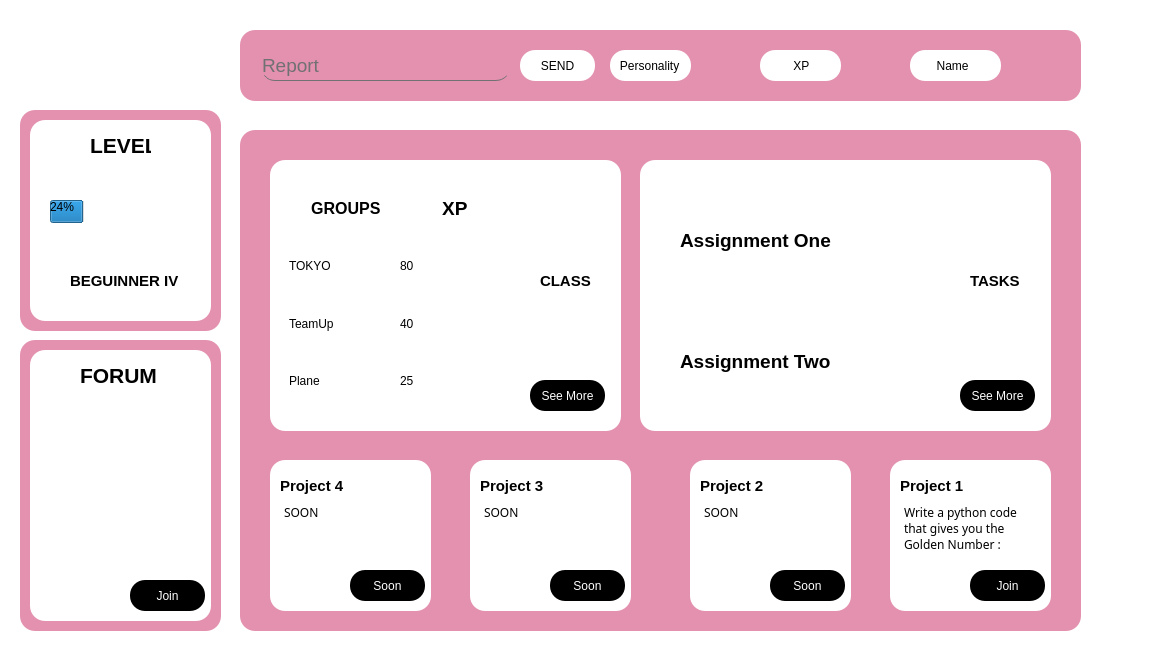
<?xml version="1.0" encoding="UTF-8"?>
<ui version="4.0">
 <class>MainWindow</class>
 <widget class="QMainWindow" name="MainWindow">
  <property name="geometry">
   <rect>
    <x>0</x>
    <y>0</y>
    <width>1155</width>
    <height>663</height>
   </rect>
  </property>
  <property name="windowTitle">
   <string>MainWindow</string>
  </property>
  <property name="styleSheet">
   <string notr="true">*{
background:white;
}</string>
  </property>
  <widget class="QWidget" name="centralwidget">
   <widget class="QWidget" name="Forum" native="true">
    <property name="geometry">
     <rect>
      <x>20</x>
      <y>340</y>
      <width>201</width>
      <height>291</height>
     </rect>
    </property>
    <property name="styleSheet">
     <string notr="true">*{
background:#E391AE;
border-radius: 15px;
}</string>
    </property>
    <widget class="QWidget" name="forum" native="true">
     <property name="geometry">
      <rect>
       <x>10</x>
       <y>10</y>
       <width>181</width>
       <height>271</height>
      </rect>
     </property>
     <property name="styleSheet">
      <string notr="true">*{
background:white;
border-radius: 15px;
}</string>
     </property>
     <widget class="QPushButton" name="Join_Forum">
      <property name="geometry">
       <rect>
        <x>100</x>
        <y>230</y>
        <width>75</width>
        <height>31</height>
       </rect>
      </property>
      <property name="styleSheet">
       <string notr="true">*{
color:white;
border-radius: 15px;
background:black;
}

*:hover
{
	color:black;
	border-radius:15px;
	background:#E391AE;
}

*:pressed
{
color:white;
border-radius: 15px;
background:black;
}</string>
      </property>
      <property name="text">
       <string>Join</string>
      </property>
     </widget>
     <widget class="QLabel" name="label_20">
      <property name="geometry">
       <rect>
        <x>50</x>
        <y>10</y>
        <width>81</width>
        <height>31</height>
       </rect>
      </property>
      <property name="font">
       <font>
        <pointsize>16</pointsize>
        <bold>true</bold>
       </font>
      </property>
      <property name="text">
       <string>FORUM</string>
      </property>
     </widget>
    </widget>
   </widget>
   <widget class="QWidget" name="Navbar" native="true">
    <property name="geometry">
     <rect>
      <x>240</x>
      <y>30</y>
      <width>841</width>
      <height>71</height>
     </rect>
    </property>
    <property name="styleSheet">
     <string notr="true">*{
background:#E391AE;
border-radius: 15px;
}</string>
    </property>
    <widget class="QLabel" name="label_23">
     <property name="geometry">
      <rect>
       <x>770</x>
       <y>10</y>
       <width>41</width>
       <height>41</height>
      </rect>
     </property>
     <property name="text">
      <string/>
     </property>
     <property name="pixmap">
      <pixmap>D:/downloads/profile-12.svg</pixmap>
     </property>
     <property name="scaledContents">
      <bool>true</bool>
     </property>
    </widget>
    <widget class="QLineEdit" name="lineEdit">
     <property name="geometry">
      <rect>
       <x>20</x>
       <y>20</y>
       <width>251</width>
       <height>31</height>
      </rect>
     </property>
     <property name="font">
      <font>
       <pointsize>14</pointsize>
      </font>
     </property>
     <property name="styleSheet">
      <string notr="true">*{
background:transparent;
border:none;
color:#717072;
border-bottom:1px solid #717072;
}</string>
     </property>
     <property name="inputMask">
      <string/>
     </property>
     <property name="text">
      <string>Report</string>
     </property>
     <property name="maxLength">
      <number>32767</number>
     </property>
     <property name="placeholderText">
      <string>Report</string>
     </property>
    </widget>
    <widget class="QPushButton" name="pushButton_10">
     <property name="geometry">
      <rect>
       <x>280</x>
       <y>20</y>
       <width>75</width>
       <height>31</height>
      </rect>
     </property>
     <property name="styleSheet">
      <string notr="true">*{
color:black;
border-radius: 15px;
background:white;
}

*:hover
{
	color:white;
	border-radius:15px;
	background:black;
}

*:pressed
{
color:black;
border-radius: 15px;
background:white;
}</string>
     </property>
     <property name="text">
      <string>SEND</string>
     </property>
    </widget>
    <widget class="QLabel" name="label_24">
     <property name="geometry">
      <rect>
       <x>610</x>
       <y>10</y>
       <width>51</width>
       <height>51</height>
      </rect>
     </property>
     <property name="text">
      <string/>
     </property>
     <property name="pixmap">
      <pixmap>../../../../../Project gmc/xpLogo.png</pixmap>
     </property>
     <property name="scaledContents">
      <bool>true</bool>
     </property>
    </widget>
    <widget class="QLabel" name="XP">
     <property name="geometry">
      <rect>
       <x>520</x>
       <y>20</y>
       <width>81</width>
       <height>31</height>
      </rect>
     </property>
     <property name="styleSheet">
      <string notr="true">*{
color:black;
border-radius: 15px;
background:white;
}</string>
     </property>
     <property name="text">
      <string>          XP</string>
     </property>
    </widget>
    <widget class="QLabel" name="Name">
     <property name="geometry">
      <rect>
       <x>670</x>
       <y>20</y>
       <width>91</width>
       <height>31</height>
      </rect>
     </property>
     <property name="styleSheet">
      <string notr="true">*{
color:black;
border-radius: 15px;
background:white;
}</string>
     </property>
     <property name="text">
      <string>        Name</string>
     </property>
    </widget>
    <widget class="QLabel" name="label_25">
     <property name="geometry">
      <rect>
       <x>460</x>
       <y>10</y>
       <width>51</width>
       <height>51</height>
      </rect>
     </property>
     <property name="text">
      <string/>
     </property>
     <property name="pixmap">
      <pixmap>D:/downloads/noun-personality-4159972.svg</pixmap>
     </property>
     <property name="scaledContents">
      <bool>true</bool>
     </property>
    </widget>
    <widget class="QLabel" name="Personality">
     <property name="geometry">
      <rect>
       <x>370</x>
       <y>20</y>
       <width>81</width>
       <height>31</height>
      </rect>
     </property>
     <property name="styleSheet">
      <string notr="true">*{
color:black;
border-radius: 15px;
background:white;
}</string>
     </property>
     <property name="text">
      <string>   Personality</string>
     </property>
    </widget>
   </widget>
   <widget class="QWidget" name="GroupScores" native="true">
    <property name="geometry">
     <rect>
      <x>240</x>
      <y>130</y>
      <width>841</width>
      <height>501</height>
     </rect>
    </property>
    <property name="styleSheet">
     <string notr="true">*{
background:#E391AE;
border-radius: 15px;
}</string>
    </property>
    <widget class="QWidget" name="Group" native="true">
     <property name="geometry">
      <rect>
       <x>30</x>
       <y>30</y>
       <width>351</width>
       <height>271</height>
      </rect>
     </property>
     <property name="styleSheet">
      <string notr="true">*{
background:white;
}</string>
     </property>
     <widget class="QPushButton" name="pushButton">
      <property name="geometry">
       <rect>
        <x>260</x>
        <y>220</y>
        <width>75</width>
        <height>31</height>
       </rect>
      </property>
      <property name="styleSheet">
       <string notr="true">*{
color:white;
border-radius: 15px;
background:black;
}

*:hover
{
	color:black;
	border-radius:15px;
	background:#E391AE;
}

*:pressed
{
color:white;
border-radius: 15px;
background:black;
}</string>
      </property>
      <property name="text">
       <string>See More</string>
      </property>
     </widget>
     <widget class="QLabel" name="label">
      <property name="geometry">
       <rect>
        <x>260</x>
        <y>20</y>
        <width>71</width>
        <height>71</height>
       </rect>
      </property>
      <property name="styleSheet">
       <string notr="true">*{
size:10%;
}</string>
      </property>
      <property name="text">
       <string/>
      </property>
      <property name="pixmap">
       <pixmap>D:/downloads/pen.png</pixmap>
      </property>
      <property name="scaledContents">
       <bool>true</bool>
      </property>
     </widget>
     <widget class="QWidget" name="gridLayoutWidget">
      <property name="geometry">
       <rect>
        <x>19</x>
        <y>19</y>
        <width>221</width>
        <height>231</height>
       </rect>
      </property>
      <layout class="QGridLayout">
       <property name="sizeConstraint">
        <enum>QLayout::SetDefaultConstraint</enum>
       </property>
       <property name="spacing">
        <number>0</number>
       </property>
       <item row="1" column="1">
        <widget class="QLabel" name="label_6">
         <property name="text">
          <string>80</string>
         </property>
        </widget>
       </item>
       <item row="0" column="1">
        <widget class="QLabel" name="label_4">
         <property name="font">
          <font>
           <pointsize>14</pointsize>
           <bold>true</bold>
          </font>
         </property>
         <property name="text">
          <string>        XP</string>
         </property>
        </widget>
       </item>
       <item row="1" column="0">
        <widget class="QLabel" name="label_5">
         <property name="text">
          <string>TOKYO</string>
         </property>
        </widget>
       </item>
       <item row="2" column="1">
        <widget class="QLabel" name="label_8">
         <property name="text">
          <string>40</string>
         </property>
        </widget>
       </item>
       <item row="2" column="0">
        <widget class="QLabel" name="label_7">
         <property name="text">
          <string>TeamUp</string>
         </property>
        </widget>
       </item>
       <item row="3" column="0">
        <widget class="QLabel" name="label_9">
         <property name="text">
          <string>Plane</string>
         </property>
        </widget>
       </item>
       <item row="3" column="1">
        <widget class="QLabel" name="label_10">
         <property name="text">
          <string>25</string>
         </property>
        </widget>
       </item>
       <item row="0" column="0">
        <widget class="QLabel" name="label_3">
         <property name="font">
          <font>
           <pointsize>12</pointsize>
           <bold>true</bold>
          </font>
         </property>
         <property name="text">
          <string>     GROUPS</string>
         </property>
        </widget>
       </item>
      </layout>
     </widget>
     <widget class="QLabel" name="label_18">
      <property name="geometry">
       <rect>
        <x>270</x>
        <y>110</y>
        <width>51</width>
        <height>21</height>
       </rect>
      </property>
      <property name="font">
       <font>
        <pointsize>11</pointsize>
        <bold>true</bold>
       </font>
      </property>
      <property name="text">
       <string>CLASS</string>
      </property>
     </widget>
    </widget>
    <widget class="QWidget" name="Assignment" native="true">
     <property name="geometry">
      <rect>
       <x>400</x>
       <y>30</y>
       <width>411</width>
       <height>271</height>
      </rect>
     </property>
     <property name="styleSheet">
      <string notr="true">*{
background:white;
}</string>
     </property>
     <widget class="QPushButton" name="pushButton_2">
      <property name="geometry">
       <rect>
        <x>320</x>
        <y>220</y>
        <width>75</width>
        <height>31</height>
       </rect>
      </property>
      <property name="styleSheet">
       <string notr="true">*{
color:white;
border-radius: 15px;
background:black;
}
*:hover
{
	color:black;
	border-radius:15px;
	background:#E391AE;
}

*:pressed
{
color:white;
border-radius: 15px;
background:black;
}
</string>
      </property>
      <property name="text">
       <string>See More</string>
      </property>
     </widget>
     <widget class="QLabel" name="label_11">
      <property name="geometry">
       <rect>
        <x>320</x>
        <y>20</y>
        <width>71</width>
        <height>71</height>
       </rect>
      </property>
      <property name="styleSheet">
       <string notr="true">*{
size:10%;
}</string>
      </property>
      <property name="text">
       <string/>
      </property>
      <property name="pixmap">
       <pixmap>D:/downloads/task-42.svg</pixmap>
      </property>
      <property name="scaledContents">
       <bool>true</bool>
      </property>
     </widget>
     <widget class="QWidget" name="verticalLayoutWidget">
      <property name="geometry">
       <rect>
        <x>40</x>
        <y>20</y>
        <width>251</width>
        <height>241</height>
       </rect>
      </property>
      <layout class="QVBoxLayout" name="_2">
       <property name="spacing">
        <number>0</number>
       </property>
       <property name="sizeConstraint">
        <enum>QLayout::SetDefaultConstraint</enum>
       </property>
       <item>
        <widget class="QLabel" name="label_12">
         <property name="font">
          <font>
           <pointsize>14</pointsize>
           <bold>true</bold>
          </font>
         </property>
         <property name="text">
          <string>Assignment One</string>
         </property>
        </widget>
       </item>
       <item>
        <widget class="QLabel" name="label_13">
         <property name="font">
          <font>
           <pointsize>14</pointsize>
           <bold>true</bold>
          </font>
         </property>
         <property name="text">
          <string>Assignment Two</string>
         </property>
        </widget>
       </item>
      </layout>
     </widget>
     <widget class="QLabel" name="label_19">
      <property name="geometry">
       <rect>
        <x>330</x>
        <y>110</y>
        <width>51</width>
        <height>21</height>
       </rect>
      </property>
      <property name="font">
       <font>
        <pointsize>11</pointsize>
        <bold>true</bold>
       </font>
      </property>
      <property name="text">
       <string>TASKS</string>
      </property>
     </widget>
    </widget>
    <widget class="QWidget" name="Class_3" native="true">
     <property name="geometry">
      <rect>
       <x>30</x>
       <y>330</y>
       <width>161</width>
       <height>151</height>
      </rect>
     </property>
     <property name="styleSheet">
      <string notr="true">*{
background:white;
}</string>
     </property>
     <widget class="QPushButton" name="pushButton_5">
      <property name="geometry">
       <rect>
        <x>80</x>
        <y>110</y>
        <width>75</width>
        <height>31</height>
       </rect>
      </property>
      <property name="styleSheet">
       <string notr="true">*{
color:white;
border-radius: 15px;
background:black;
}

*:hover
{
	color:black;
	border-radius:15px;
	background:#E391AE;
}

*:pressed
{
color:white;
border-radius: 15px;
background:black;
}</string>
      </property>
      <property name="text">
       <string>Soon</string>
      </property>
     </widget>
     <widget class="QLabel" name="label_17">
      <property name="geometry">
       <rect>
        <x>10</x>
        <y>10</y>
        <width>101</width>
        <height>31</height>
       </rect>
      </property>
      <property name="font">
       <font>
        <pointsize>11</pointsize>
        <bold>true</bold>
       </font>
      </property>
      <property name="contextMenuPolicy">
       <enum>Qt::ActionsContextMenu</enum>
      </property>
      <property name="text">
       <string>Project 4</string>
      </property>
     </widget>
     <widget class="QTextEdit" name="textEdit_4">
      <property name="geometry">
       <rect>
        <x>10</x>
        <y>40</y>
        <width>141</width>
        <height>61</height>
       </rect>
      </property>
      <property name="font">
       <font>
        <family>Microsoft JhengHei UI Light</family>
        <pointsize>11</pointsize>
       </font>
      </property>
      <property name="html">
       <string>&lt;!DOCTYPE HTML PUBLIC &quot;-//W3C//DTD HTML 4.0//EN&quot; &quot;http://www.w3.org/TR/REC-html40/strict.dtd&quot;&gt;
&lt;html&gt;&lt;head&gt;&lt;meta name=&quot;qrichtext&quot; content=&quot;1&quot; /&gt;&lt;meta charset=&quot;utf-8&quot; /&gt;&lt;style type=&quot;text/css&quot;&gt;
p, li { white-space: pre-wrap; }
hr { height: 1px; border-width: 0; }
li.unchecked::marker { content: &quot;\2610&quot;; }
li.checked::marker { content: &quot;\2612&quot;; }
&lt;/style&gt;&lt;/head&gt;&lt;body style=&quot; font-family:'Microsoft JhengHei UI Light'; font-size:11pt; font-weight:400; font-style:normal;&quot;&gt;
&lt;p style=&quot; margin-top:0px; margin-bottom:0px; margin-left:0px; margin-right:0px; -qt-block-indent:0; text-indent:0px;&quot;&gt;&lt;span style=&quot; font-family:'Segoe UI'; font-size:9pt;&quot;&gt;SOON&lt;/span&gt;&lt;/p&gt;
&lt;p style=&quot;-qt-paragraph-type:empty; margin-top:0px; margin-bottom:0px; margin-left:0px; margin-right:0px; -qt-block-indent:0; text-indent:0px; font-family:'Segoe UI'; font-size:9pt;&quot;&gt;&lt;br /&gt;&lt;/p&gt;&lt;/body&gt;&lt;/html&gt;</string>
      </property>
     </widget>
    </widget>
    <widget class="QWidget" name="Class_4" native="true">
     <property name="geometry">
      <rect>
       <x>230</x>
       <y>330</y>
       <width>161</width>
       <height>151</height>
      </rect>
     </property>
     <property name="styleSheet">
      <string notr="true">*{
background:white;
}</string>
     </property>
     <widget class="QPushButton" name="pushButton_7">
      <property name="geometry">
       <rect>
        <x>80</x>
        <y>110</y>
        <width>75</width>
        <height>31</height>
       </rect>
      </property>
      <property name="styleSheet">
       <string notr="true">*{
color:white;
border-radius: 15px;
background:black;
}

*:hover
{
	color:black;
	border-radius:15px;
	background:#E391AE;
}

*:pressed
{
color:white;
border-radius: 15px;
background:black;
}</string>
      </property>
      <property name="text">
       <string>Soon</string>
      </property>
     </widget>
     <widget class="QLabel" name="label_16">
      <property name="geometry">
       <rect>
        <x>10</x>
        <y>10</y>
        <width>101</width>
        <height>31</height>
       </rect>
      </property>
      <property name="font">
       <font>
        <pointsize>11</pointsize>
        <bold>true</bold>
       </font>
      </property>
      <property name="contextMenuPolicy">
       <enum>Qt::ActionsContextMenu</enum>
      </property>
      <property name="text">
       <string>Project 3</string>
      </property>
     </widget>
     <widget class="QTextEdit" name="textEdit_3">
      <property name="geometry">
       <rect>
        <x>10</x>
        <y>40</y>
        <width>141</width>
        <height>61</height>
       </rect>
      </property>
      <property name="font">
       <font>
        <family>Microsoft JhengHei UI Light</family>
        <pointsize>11</pointsize>
       </font>
      </property>
      <property name="html">
       <string>&lt;!DOCTYPE HTML PUBLIC &quot;-//W3C//DTD HTML 4.0//EN&quot; &quot;http://www.w3.org/TR/REC-html40/strict.dtd&quot;&gt;
&lt;html&gt;&lt;head&gt;&lt;meta name=&quot;qrichtext&quot; content=&quot;1&quot; /&gt;&lt;meta charset=&quot;utf-8&quot; /&gt;&lt;style type=&quot;text/css&quot;&gt;
p, li { white-space: pre-wrap; }
hr { height: 1px; border-width: 0; }
li.unchecked::marker { content: &quot;\2610&quot;; }
li.checked::marker { content: &quot;\2612&quot;; }
&lt;/style&gt;&lt;/head&gt;&lt;body style=&quot; font-family:'Microsoft JhengHei UI Light'; font-size:11pt; font-weight:400; font-style:normal;&quot;&gt;
&lt;p style=&quot; margin-top:0px; margin-bottom:0px; margin-left:0px; margin-right:0px; -qt-block-indent:0; text-indent:0px;&quot;&gt;&lt;span style=&quot; font-family:'Segoe UI'; font-size:9pt;&quot;&gt;SOON&lt;/span&gt;&lt;/p&gt;
&lt;p style=&quot;-qt-paragraph-type:empty; margin-top:0px; margin-bottom:0px; margin-left:0px; margin-right:0px; -qt-block-indent:0; text-indent:0px; font-family:'Segoe UI'; font-size:9pt;&quot;&gt;&lt;br /&gt;&lt;/p&gt;&lt;/body&gt;&lt;/html&gt;</string>
      </property>
     </widget>
    </widget>
    <widget class="QWidget" name="Class_5" native="true">
     <property name="geometry">
      <rect>
       <x>450</x>
       <y>330</y>
       <width>161</width>
       <height>151</height>
      </rect>
     </property>
     <property name="styleSheet">
      <string notr="true">*{
background:white;
}</string>
     </property>
     <widget class="QPushButton" name="pushButton_9">
      <property name="geometry">
       <rect>
        <x>80</x>
        <y>110</y>
        <width>75</width>
        <height>31</height>
       </rect>
      </property>
      <property name="styleSheet">
       <string notr="true">*{
color:white;
border-radius: 15px;
background:black;
}

*:hover
{
	color:black;
	border-radius:15px;
	background:#E391AE;
}

*:pressed
{
color:white;
border-radius: 15px;
background:black;
}</string>
      </property>
      <property name="text">
       <string>Soon</string>
      </property>
     </widget>
     <widget class="QLabel" name="label_15">
      <property name="geometry">
       <rect>
        <x>10</x>
        <y>10</y>
        <width>101</width>
        <height>31</height>
       </rect>
      </property>
      <property name="font">
       <font>
        <pointsize>11</pointsize>
        <bold>true</bold>
       </font>
      </property>
      <property name="contextMenuPolicy">
       <enum>Qt::ActionsContextMenu</enum>
      </property>
      <property name="text">
       <string>Project 2</string>
      </property>
     </widget>
     <widget class="QTextEdit" name="textEdit_2">
      <property name="geometry">
       <rect>
        <x>10</x>
        <y>40</y>
        <width>141</width>
        <height>61</height>
       </rect>
      </property>
      <property name="font">
       <font>
        <family>Microsoft JhengHei UI Light</family>
        <pointsize>11</pointsize>
       </font>
      </property>
      <property name="html">
       <string>&lt;!DOCTYPE HTML PUBLIC &quot;-//W3C//DTD HTML 4.0//EN&quot; &quot;http://www.w3.org/TR/REC-html40/strict.dtd&quot;&gt;
&lt;html&gt;&lt;head&gt;&lt;meta name=&quot;qrichtext&quot; content=&quot;1&quot; /&gt;&lt;meta charset=&quot;utf-8&quot; /&gt;&lt;style type=&quot;text/css&quot;&gt;
p, li { white-space: pre-wrap; }
hr { height: 1px; border-width: 0; }
li.unchecked::marker { content: &quot;\2610&quot;; }
li.checked::marker { content: &quot;\2612&quot;; }
&lt;/style&gt;&lt;/head&gt;&lt;body style=&quot; font-family:'Microsoft JhengHei UI Light'; font-size:11pt; font-weight:400; font-style:normal;&quot;&gt;
&lt;p style=&quot; margin-top:0px; margin-bottom:0px; margin-left:0px; margin-right:0px; -qt-block-indent:0; text-indent:0px;&quot;&gt;&lt;span style=&quot; font-family:'Segoe UI'; font-size:9pt;&quot;&gt;SOON&lt;/span&gt;&lt;/p&gt;
&lt;p style=&quot;-qt-paragraph-type:empty; margin-top:0px; margin-bottom:0px; margin-left:0px; margin-right:0px; -qt-block-indent:0; text-indent:0px; font-family:'Segoe UI'; font-size:9pt;&quot;&gt;&lt;br /&gt;&lt;/p&gt;&lt;/body&gt;&lt;/html&gt;</string>
      </property>
     </widget>
    </widget>
    <widget class="QWidget" name="project" native="true">
     <property name="geometry">
      <rect>
       <x>650</x>
       <y>330</y>
       <width>161</width>
       <height>151</height>
      </rect>
     </property>
     <property name="styleSheet">
      <string notr="true">*{
background:white;
}</string>
     </property>
     <widget class="QPushButton" name="Join_Project">
      <property name="geometry">
       <rect>
        <x>80</x>
        <y>110</y>
        <width>75</width>
        <height>31</height>
       </rect>
      </property>
      <property name="styleSheet">
       <string notr="true">*{
color:white;
border-radius: 15px;
background:black;
}

*:hover
{
	color:black;
	border-radius:15px;
	background:#E391AE;
}

*:pressed
{
color:white;
border-radius: 15px;
background:black;
}</string>
      </property>
      <property name="text">
       <string>Join</string>
      </property>
     </widget>
     <widget class="QLabel" name="number_project">
      <property name="geometry">
       <rect>
        <x>10</x>
        <y>10</y>
        <width>101</width>
        <height>31</height>
       </rect>
      </property>
      <property name="font">
       <font>
        <pointsize>11</pointsize>
        <bold>true</bold>
       </font>
      </property>
      <property name="contextMenuPolicy">
       <enum>Qt::ActionsContextMenu</enum>
      </property>
      <property name="text">
       <string>Project 1</string>
      </property>
     </widget>
     <widget class="QTextEdit" name="descriptio_project">
      <property name="geometry">
       <rect>
        <x>10</x>
        <y>40</y>
        <width>141</width>
        <height>61</height>
       </rect>
      </property>
      <property name="font">
       <font>
        <family>Microsoft JhengHei UI Light</family>
        <pointsize>11</pointsize>
       </font>
      </property>
      <property name="html">
       <string>&lt;!DOCTYPE HTML PUBLIC &quot;-//W3C//DTD HTML 4.0//EN&quot; &quot;http://www.w3.org/TR/REC-html40/strict.dtd&quot;&gt;
&lt;html&gt;&lt;head&gt;&lt;meta name=&quot;qrichtext&quot; content=&quot;1&quot; /&gt;&lt;meta charset=&quot;utf-8&quot; /&gt;&lt;style type=&quot;text/css&quot;&gt;
p, li { white-space: pre-wrap; }
hr { height: 1px; border-width: 0; }
li.unchecked::marker { content: &quot;\2610&quot;; }
li.checked::marker { content: &quot;\2612&quot;; }
&lt;/style&gt;&lt;/head&gt;&lt;body style=&quot; font-family:'Microsoft JhengHei UI Light'; font-size:11pt; font-weight:400; font-style:normal;&quot;&gt;
&lt;p style=&quot; margin-top:0px; margin-bottom:0px; margin-left:0px; margin-right:0px; -qt-block-indent:0; text-indent:0px;&quot;&gt;&lt;span style=&quot; font-family:'Segoe UI'; font-size:9pt;&quot;&gt;Write a python code that gives you the Golden Number :&lt;/span&gt;&lt;/p&gt;&lt;/body&gt;&lt;/html&gt;</string>
      </property>
     </widget>
    </widget>
   </widget>
   <widget class="QLabel" name="label_2">
    <property name="geometry">
     <rect>
      <x>20</x>
      <y>30</y>
      <width>191</width>
      <height>61</height>
     </rect>
    </property>
    <property name="autoFillBackground">
     <bool>false</bool>
    </property>
    <property name="text">
     <string/>
    </property>
    <property name="pixmap">
     <pixmap>D:/downloads/63_1565191317.png</pixmap>
    </property>
    <property name="scaledContents">
     <bool>true</bool>
    </property>
   </widget>
   <widget class="QWidget" name="Forum_2" native="true">
    <property name="geometry">
     <rect>
      <x>20</x>
      <y>110</y>
      <width>201</width>
      <height>221</height>
     </rect>
    </property>
    <property name="styleSheet">
     <string notr="true">*{
background:#E391AE;
border-radius: 15px;
}</string>
    </property>
    <widget class="QWidget" name="project_3" native="true">
     <property name="geometry">
      <rect>
       <x>10</x>
       <y>10</y>
       <width>181</width>
       <height>201</height>
      </rect>
     </property>
     <property name="styleSheet">
      <string notr="true">*{
background:white;
}</string>
     </property>
     <widget class="QLabel" name="label_21">
      <property name="geometry">
       <rect>
        <x>60</x>
        <y>10</y>
        <width>61</width>
        <height>31</height>
       </rect>
      </property>
      <property name="font">
       <font>
        <pointsize>16</pointsize>
        <bold>true</bold>
       </font>
      </property>
      <property name="text">
       <string>LEVEL</string>
      </property>
     </widget>
     <widget class="QProgressBar" name="progressBar">
      <property name="geometry">
       <rect>
        <x>20</x>
        <y>80</y>
        <width>141</width>
        <height>23</height>
       </rect>
      </property>
      <property name="value">
       <number>24</number>
      </property>
     </widget>
     <widget class="QLabel" name="label_22">
      <property name="geometry">
       <rect>
        <x>40</x>
        <y>150</y>
        <width>111</width>
        <height>21</height>
       </rect>
      </property>
      <property name="font">
       <font>
        <pointsize>11</pointsize>
        <bold>true</bold>
       </font>
      </property>
      <property name="text">
       <string>BEGUINNER IV</string>
      </property>
     </widget>
    </widget>
   </widget>
  </widget>
 </widget>
 <resources/>
 <connections/>
</ui>
